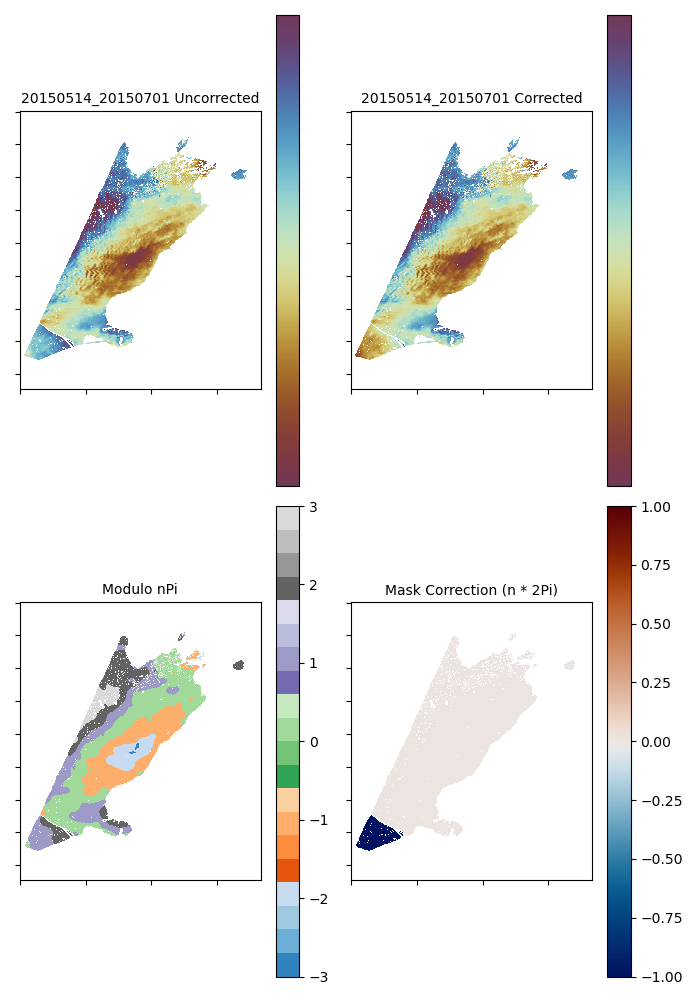
#> input picture LOOPY_lib/github_L01.png, 700 x 1000 px; its folder holds only this picture in this run
$ python -i LOOPY01_find_errors.py   (imports and definitions only)
#> lines starting #> are read from the running program, lines starting #| are printed output that depends on the picture
### LiCSBAS_lib/LiCSBAS_tools_lib.py
#!/usr/bin/env python3
"""
========
Overview
========
Python3 library of time series analysis tools for LiCSBAS.

=========
Changelog
=========
v1.8 20210309 Yu Morishita, GSI
 - Add GPU option to fit2dh (but not recommended)
v1.7 20210205 Yu Morishita, GSI
 - Add cm_insar, cm_isce, get_cmap
v1.6.2 20201225 Yu Morishita, GSI
 - Avoid error when remote file is empty
v1.6.1 20201207 Yu Morishita, GSI
 - Check size and retry if error in download_data
v1.6 20200911 Yu Morishita, GSI
 - STDOUT time and size in download_data
 - Add convert_size
v1.5 20200828 Yu Morishita, GSI
 - Update for matplotlib >= 3.3
 - Use nearest interpolation for insar cmap to avoid aliasing
v1.4 20200703 Yu Morishita, GSI
 - Replace problematic terms
 - Small bug (shift) fix in read_range_geo
v1.3 20200503 Yu Morishita, GSI
 - Update download_data (thanks to sahitono)
v1.2 20200227 Yu Morishita, Uni of Leeds and GSI
 - Add read_point and fit2dh
v1.1 20190916 Yu Morishita, Uni of Leeds and GSI
 - Add read_range_line and read_range_line_geo
v1.0 20190730 Yu Morishita, Uni of Leeds and GSI
 - Original implementation
"""
print('Importing LiCSBAS_tools_lib.py')
import time
begin=time.time()
import os
import sys
import re
#import time
import requests
import dateutil
import datetime as dt
import numpy as np
import warnings
from matplotlib.colors import LinearSegmentedColormap as LSC
from matplotlib import pyplot as plt
import matplotlib.path as path
#import networkx as nx
print('LiCSBAS_tools_lib.py imported in {:.2f}s'.format(time.time() - begin))

with warnings.catch_warnings(): ## To silence user warning about registered colourmaps
    #warnings.simplefilter('ignore', UserWarning)
    warnings.filterwarnings("ignore", category=UserWarning)

#%%
# [329 lines left out: functions bl2xy, comp_size_time, cm_insar, cm_isce, cmap_insar, convert_size and 3 more, not called in this run]


#%%
def get_cmap(cmap_name, cmapN=256):
    """
    Return cmap (LinearSegmentedColormap).
    cmap_name can be:
        - Matplotlib predefined name (e.g. viridis)
        - Scientific colour maps (e.g. SCM.roma)
        - Generic Mapping Tools (e.g. GMT.polar)
        - cmocean (e.g. cmocean.phase)
        - colorcet (e.g. colorcet.CET_C1)
        - cm_insar, cm_isce
    All cmap can be reversed with "_r"
    """
    flag = 0 # mpl
    if cmap_name.startswith('cm_insar'):
        _cmap = cm_insar()
        flag = 1
    elif cmap_name.startswith('cm_isce'):
        _cmap = cm_isce()
        flag = 1
    elif cmap_name.startswith('SCM'):
        import SCM as CMAP
        flag = 2
    elif cmap_name.startswith('GMT'):
        import GMT as CMAP
        flag = 2
    elif cmap_name.startswith('cmocean'):
        import cmocean as CMAP
        flag = 2
    elif cmap_name.startswith('colorcet'):
        import colorcet as CMAP
        flag = 3

    if flag >= 2:
        cmdir = os.path.dirname(CMAP.__file__)
        name = cmap_name.split('.')[1]
        if cmap_name.endswith('_r'):
            name = name[:-2]
        if flag == 2:
            file = os.path.join(cmdir, name, name+'.txt')
            cm_data = np.loadtxt(file)
        elif flag == 3:
            file = os.path.join(cmdir, name+'.csv')
            cm_data = np.loadtxt(file, delimiter=',')
        _cmap = LSC.from_list(name, cm_data)

    if flag >= 1:
        if cmap_name.endswith('_r'):
            _cmap = _cmap.reversed()
        with warnings.catch_warnings(): ## To silence user warning about registered colourmaps
            warnings.filterwarnings("ignore", category=UserWarning)
            plt.cm.register_cmap(name = cmap_name, cmap = _cmap)

    cmap = plt.get_cmap(cmap_name, cmapN)

    return cmap


#%%
# [383 lines left out: functions get_ifgdates, get_patchrow, ifgdates2imdates, ifgdates_to_edges, edges_to_ifgdates, select_ifgs_by_months and 10 more, not called in this run]

### LOOPY_bin/LOOPY01_find_errors.py
#!/usr/bin/env python3
"""
========
Overview
========
This script identifies errors in unwrapped interferograms, and creates a mask
that can be applied to these interferograms before they are then used to
correct other IFGs

New modules needed:
    - scipy
    - pandas
    - numba

===============
Input & output files
===============
Inputs in GEOCml*/ :
 - yyyymmdd_yyyymmdd/
   - yyyymmdd_yyyymmdd.unw[.png]
   - yyyymmdd_yyyymmdd.cc
 - slc.mli.par

Inputs in TS_GEOCml*/ :
 - results/coh_avg  : Average coherence

Outputs in GEOCml*/ :
 - yyyymmdd_yyyymmdd/
   - yyyymmdd_yyyymmdd.mask : Boolean Mask
   - yyyymmdd_yyyymmdd.unw_mask : Masked unwrapped IFG
   - yyyymmdd_yyyymmdd.unw_mask.png : png comparison of unw, npi and mask

Outputs in TS_GEOCml*/ :
 - info/
   - mask_info.txt : Basic stats of mask coverage

=====
Usage
=====
LOOPY01_find_errors.py -d ifgdir [-t tsadir] [-m int] [--reset] [--n_para]

 -d       Path to the GEOCml* dir containing stack of unw data.
 -t       Path to the output TS_GEOCml* dir. (Default: TS_GEOCml*)
 -m       Minimum region size to be used in masking (Default: 1 (No filtering))
 -v       IFG to give verbose timings for (Development option, Default: -1 (not verbose))
 --reset  Remove previous corrections
 --n_para Number of parallel processing (Default: # of usable CPU)

=========
Changelog
=========
v1.1 20220615 Jack McGrath, Uni of Leeds
 - Edit to run from command line
v1.0 20220608 Jack McGrath, Uni of Leeds
 - Original implementation
"""

import os
import re
import sys
import time
import getopt
import warnings
import numpy as np
import pandas as pd
import multiprocessing as multi
import LOOPY_mask_lib as mask_lib
import LOOPY_loop_lib as loop_lib
import LiCSBAS_io_lib as io_lib
import LiCSBAS_tools_lib as tools_lib
import LiCSBAS_plot_lib as plot_lib
from numba import jit, prange
from scipy.ndimage import label
from scipy.interpolate import NearestNDInterpolator


# [1 line that did not run here, left out]

class Usage(Exception):
    """Usage context manager"""
    def __init__(self, msg):
        self.msg = msg

#%% Main
# [175 lines left out: function main, not called in this run]

#%%
def mask_unw_errors(i):
    global begin
    begin=time.time()
    date = ifgdates[i]
    if i==v:
        print('        Starting')#    print('    ({}/{}): {}'.format(i+1, n_ifg, date))
    if os.path.exists(os.path.join(ifgdir,date,date+'.unw_mask')):
        print('    ({}/{}): {}  Mask Exists. Skipping'.format(i+1, n_ifg, date))
        mask_coverage = 0
        return mask_coverage
    else:
        print('    ({}/{}): {}'.format(i+1, n_ifg, date))

    if i==v:
        print('        Loading')


    unw=io_lib.read_img(os.path.join(ifgdir,date,date+'.unw'),length=length, width=width)
    if i==v:
        print('        UNW Loaded {:.2f}'.format(time.time()-begin))

    ref = np.nanmean(unw[refy1:refy2, refx1:refx2])
    if np.isnan(ref):
        print('Invalid Ref Value found. Setting to 0')
        ref = 0

    ifg=unw.copy()
    ifg = ifg-ref #Maybe no need to use a reference - would be better to subtract 0.5 pi or something, incase IFG is already referenced
    if i==v:
        print('        Reffed {:.2f}'.format(time.time()-begin))

    if plot_figures:
        loop_lib.plotmask(ifg,centerz=False,title='UNW')

    #%%
    # data = ifg
    filled_ifg = NN_interp(ifg)
    if i==v:
         print('            filled_ifg  {:.2f}'.format(time.time()-begin))
    npi = (filled_ifg/(tol*np.pi)).round()

    if plot_figures:
        loop_lib.plotmask(filled_ifg,centerz=False,title='UNW interp')
        loop_lib.plotmask(npi,centerz=True,title='UNW/{:.1f}pi interp'.format(tol),cmap='tab20b')

    #%%
    # Find all unique values of npi
    vals= np.unique(npi)
    vals = vals[~np.isnan(vals)]

    # Make tmp array of values where npi == 0, and label (best to start with 0 region for labels)
    tmp=np.zeros((length,width))
    tmp[npi==0] = 1
    if i==v:
        print('        Labelling {:.2f}'.format(time.time()-begin))
    labels, count = label(tmp)
    if i==v:
        print('        ({}/{}): {} regions'.format(i+1, n_ifg, np.nanmax(np.nanmax(labels))))

    labs, counts = np.unique(labels, return_counts=True)
    counts = counts[np.logical_not(labs==0)] # Remove zero label
    labs = labs[np.logical_not(labs==0)] # Remove zero label

    if i==v:
        print('        ({}/{}): unique {:.2f}'.format(i+1, n_ifg, time.time()-begin))
    too_small = np.where(counts < min_size)[0] + 1
    if i==v:
        print('        ({}/{}): too small {:.2f}'.format(i+1, n_ifg, time.time()-begin))
    keep = np.setdiff1d(labs, too_small)
    if i==v:
        print('        ({}/{}): keep {:.2f}'.format(i+1, n_ifg, time.time()-begin))

    ID = 0
    # Remove regions smaller than the min size
    labels[np.isin(labels,too_small)] = 0

    if i==v:
        print('        ({}/{}): remove {:.2f}'.format(i+1, n_ifg, time.time()-begin))

    # Renumber remaining regions
    # print(ID, keep)
    ID_tmp = np.array([*range(ID,len(keep)+ID)]) + 1
    # print(ID_tmp)
    # print('Max Label =', max(labels.flatten()))
    labels, ID = renumber(keep, ID, labels, labels, ID_tmp)
    # print('Max Label2 =', max(labels.flatten()))
    # print('ID =',ID)
#    renumber.parallel_diagnostics(level=4)

    if i==v:
        print('        ({}/{}): renumbered {:.2f}'.format(i+1, n_ifg, time.time()-begin))

    try:
        labels_tmp=np.zeros((length,width,len(vals)),dtype='float32')
    except MemoryError:
        print('        ({}/{}): Memory Error'.format(i+1, n_ifg))

    if i==v:
        print('        ({}/{}): labels_tmp frame made with {} vals {:.2f}'.format(i+1, n_ifg, len(vals), time.time()-begin))
    for ix, val in enumerate(vals):
 #       if i==v:
#            print('        ({}/{}): Label_tmp val {} {:.2f}'.format(i+1, n_ifg, val, time.time()-begin))
        labels_tmp[:,:,ix] = label((npi==val).astype('int'))[0]

    if i==v:
        print('Start numberin regions')
        commence_num = time.time()
    labels, ID = number_regions(vals, npi, labels, ID, i)
    # print('Max Label3 =', max(labels.flatten()))
    if i==v:
        end_num = time.time()
        print('        ({}/{}): number {:.2f}'.format(i+1, n_ifg, end_num-commence_num))


    if i==v:
        print('        Filling holes {:.2f}'.format(time.time()-begin))
    labels=labels.astype('float32')
    labels[np.isnan(coh)] = np.nan
    # print('Max Label4 =', np.nanmax(labels.flatten()))
    if plot_figures:
        loop_lib.plotmask(labels,centerz=False,title='Labelled Groups')

    # Interpolate labels over gaps left by removing regions that are too small (and also apply filter to npi file)
    mask = np.where(labels != 0)

 #   labels = NN_interp_samedata(labels, mask)
#    npi = NN_interp_samedata(npi, mask)
    labels = NN_interp_samedata2(labels, labels, mask)
    # print('Max Label5 =', np.nanmax(labels.flatten()))
    npi = NN_interp_samedata2(npi, labels, mask)
    npi[coh<0.05]=np.nan

    if plot_figures:
        loop_lib.plotmask(npi,centerz=True,title='Filtered UNW/{:.1f}pi interp'.format(tol),cmap='tab20b')
        loop_lib.plotmask(labels,centerz=False,title='Filtered Labelled Groups',cmap='tab20b')

    #%% All regions are now labelled. Now search for neighbour regions to the reference region
    if i==v:
        print('        Prepping DF {:.2f}'.format(time.time()-begin))

    all_regions = prep_df(0, npi, labels) # Allow numba to compile
    # print(all_regions)
    # print(np.unique(labels), len(np.unique(labels)))
#    prep_df.parallel_diagnostics(level=4)
    all_regions = prep_df(ID, npi, labels) # Run efficiently
    # print(all_regions[-10:,:])

    if i==v:
        print('        DF array {:.2f}'.format(time.time()-begin))

    all_regions=pd.DataFrame(all_regions,columns=['Region','Value','Size','Checked'])
    # [5 lines of commented-out code are left out]
    all_regions = all_regions.set_index('Region')
    if i==v:
        print('        DF prepped {:.2f}'.format(time.time()-begin))
    #https://stackoverflow.com/questions/38073433/determine-adjacent-regions-in-numpy-array
    ref_region= labels[refy1,refx1] # number of region whose neighbors we want

    if i==v:
        print('        Finding Ref Neighbours {:.2f}'.format(time.time()-begin))

    all_regions.loc[ref_region,'Checked'] = 2
    neighbours = mask_lib.find_neighbours(ref_region, labels)
    for neighbour in neighbours:
        all_regions.loc[neighbour,'Checked'] = 1
    if i==v:
        print('        Neighbours found {:.2f}'.format(time.time()-begin))


    #%
    region_class=np.zeros((length,width))*np.nan
    ref_val = all_regions.loc[ref_region,'Value']
    errors = pd.DataFrame([],columns=['Region','Value', 'Abs Value','Size','CheckNeighbour'])
    good = pd.DataFrame([],columns=['Region','Value', 'Abs Value','Size','CheckNeighbour'])
    cands = pd.DataFrame([],columns=['Region','Value', 'Abs Value','Size','CheckNeighbour'])
    good.loc[len(good.index)]=[ref_region,ref_val,abs(ref_val),sum(sum(labels==ref_region)),1]
    if i==v:
        print('        Classifying from ref {:.2f}'.format(time.time()-begin))

    good, errors, cands = mask_lib.ClassifyFromGoodRegions(neighbours, good, errors, cands, ref_val, npi, tol, labels)
    #%

    iteration = 1
    while 1 in all_regions['Checked'].values:
        if i==v:
            print('        ({}/{}): {} iterations {:.2f}'.format(i+1, n_ifg, iteration, time.time()-begin))
        errors, cands = class_from_error(errors, all_regions, labels, good, cands, npi)
        # [10 lines of commented-out code are left out]
        good, errors, cands = class_from_good(good, all_regions, labels, errors, cands, npi)
        # [8 lines of commented-out code are left out]


        if plot_figures:
            for region in cands['Region'].values:
                region_class[labels==region] = 0

            for region in good['Region'].values:
                region_class[labels==region] = 1

            for region in errors['Region'].values:
                region_class[labels==region] = -1
            if np.mod(iteration-1,1) == 0:
                loop_lib.plotmask(region_class,centerz=False,title='Region Classifier {}'.format(iteration))
        iteration += 1

        if sum(all_regions['Checked'].values==2) == good.shape[0] + errors.shape[0]:
            if i == v:
                print('        Breaking while loop - only cands left')
            good, errors = class_cand(cands, labels, good, errors)
            # [4 lines of commented-out code are left out]
            if i == v:
                print('        Cand regions classified')
            break
    #%%
    region_class = make_class_map(all_regions.index.values, labels, good['Region'].values, errors['Region'].values, length, width)
    # region_class=np.zeros((length,width)).astype('float32')*np.nan

    # for region in all_regions.index:
    #     if region in good['Region'].values:
    #         region_class[labels==region] = 1
    #     elif region in errors['Region'].values:
    #         region_class[labels==region] = -1
    #     else: # For any isolated regions
    #         region_class[labels==region] = 0

    if plot_figures:
        loop_lib.plotmask(region_class,centerz=False,title='Final Region Classifier')

    # plot_lib.make_im_png(region_class, os.path.join(ifgdir,date,date+'.mask.png'), 'viridis', 'Unwrapping Error Mask - {} Iterations'.format(iteration), cbar=False)
    # plot_lib.make_im_png(npi, os.path.join(ifgdir,date,date+'.npi.png'), 'tab20b', 'Interpolated unw/{:1}pi'.format(tol), cbar=True)
    title3 = ['Original unw', 'Interpolated unw/{:1}pi'.format(tol),'Unwrapping Error Mask - {} Iterations'.format(iteration)]

    region_class[np.isnan(unw)] = np.nan
    mask_lib.make_unw_npi_mask_png([unw, npi,region_class], os.path.join(ifgdir,date,date+'.mask.png'), [insar,'tab20c','viridis'], title3)
    # mask_lib.make_npi_mask_png([npi,region_class], os.path.join(ifgdir,date,date+'.mask2.png'), ['tab20c','viridis'], title3[1:])
    # region_class.tofile(os.path.join(ifgdir,date,date+'.mask'))
    #%% Save Masked UNW to save time in corrections
    mask_coverage = sum(sum(region_class==-1))
    masked = unw.copy().astype('float32')
    masked[region_class == -1] = np.nan
    region_class[region_class==1]=0
    if i==v:
        print('        Writing maskfile {:.2f}'.format(time.time()-begin))
        print('            ' + os.path.join(ifgdir,date,date+'.mask'))
        print('            ' + os.path.join(ifgdir,date,date+'.unw_mask'))


    region_class.astype('bool').tofile(os.path.join(ifgdir,date,date+'.mask'))
    masked.tofile(os.path.join(ifgdir,date,date+'.unw_mask'))
    print('            ' + os.path.join(ifgdir,date,date+'.unw_mask written'))
    return mask_coverage

#%%
# [183 lines left out: functions NN_interp, NN_interp_samedata, NN_interp_samedata2, numba_regions, number_regions, renumber and 5 more, not called in this run]

#%% main
# [2 lines not run here, left out]

>>> import cv2
>>> picture = cv2.imread('../LOOPY_lib/github_L01.png', cv2.IMREAD_GRAYSCALE)
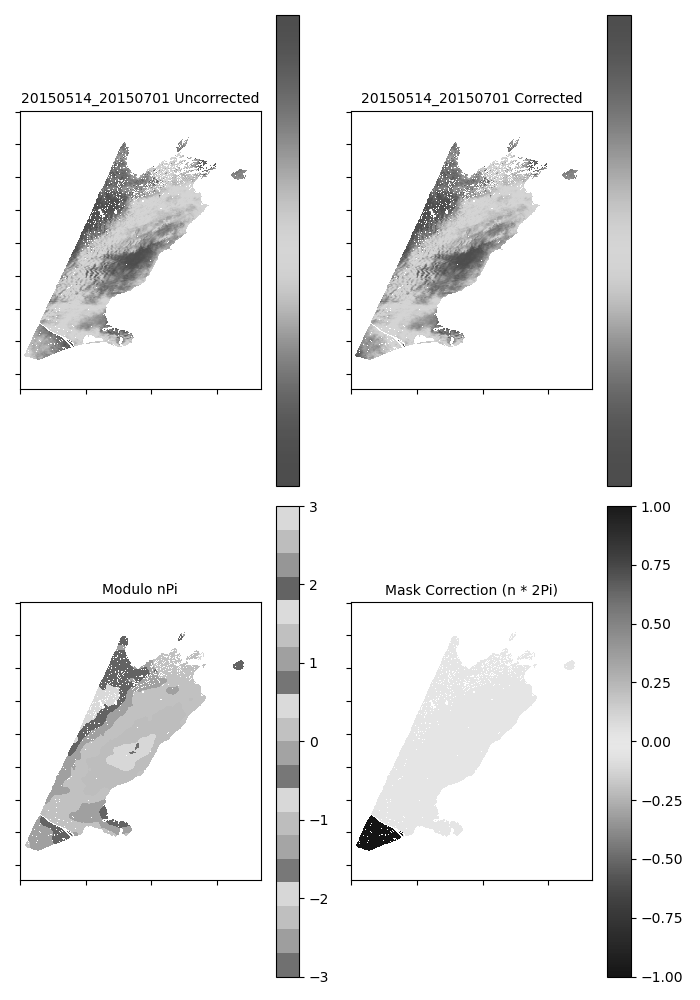
#> picture: shape (1000, 700); min 0, max 255, mean 236.9
#> (the run stopped early here; a loop or call above may not have finished)

$ run again, on LOOPY_lib/github_L04.png
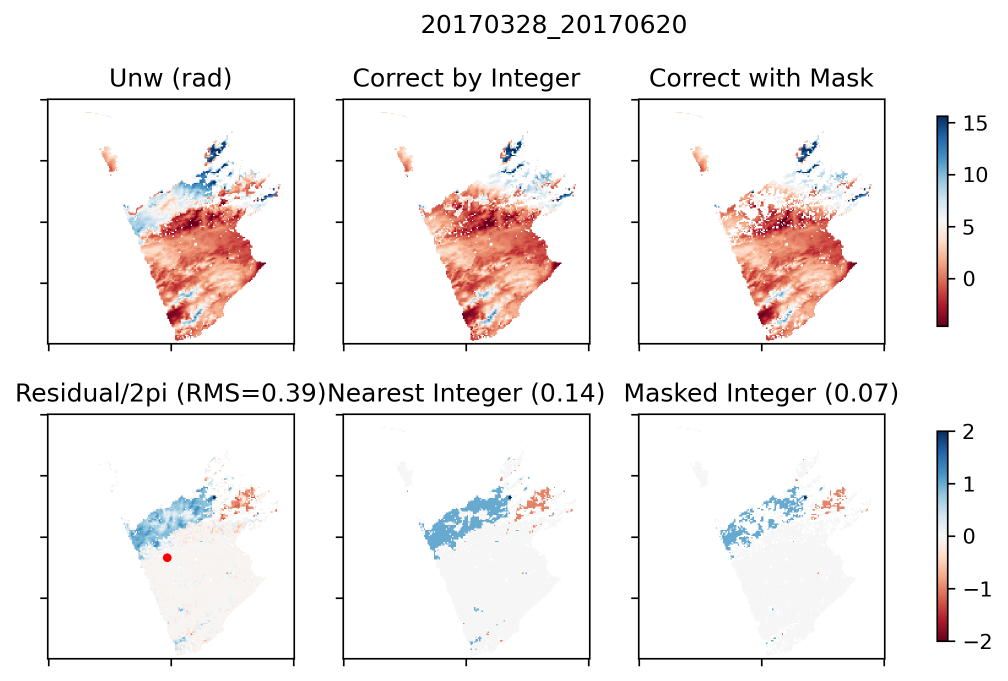
#> input picture LOOPY_lib/github_L04.png, 2015 x 1362 px (shown at 1/2 size)
#> `picture = cv2.imread('../LOOPY_lib/github_L01.png', cv2.IMREAD_GRAYSCA..`:
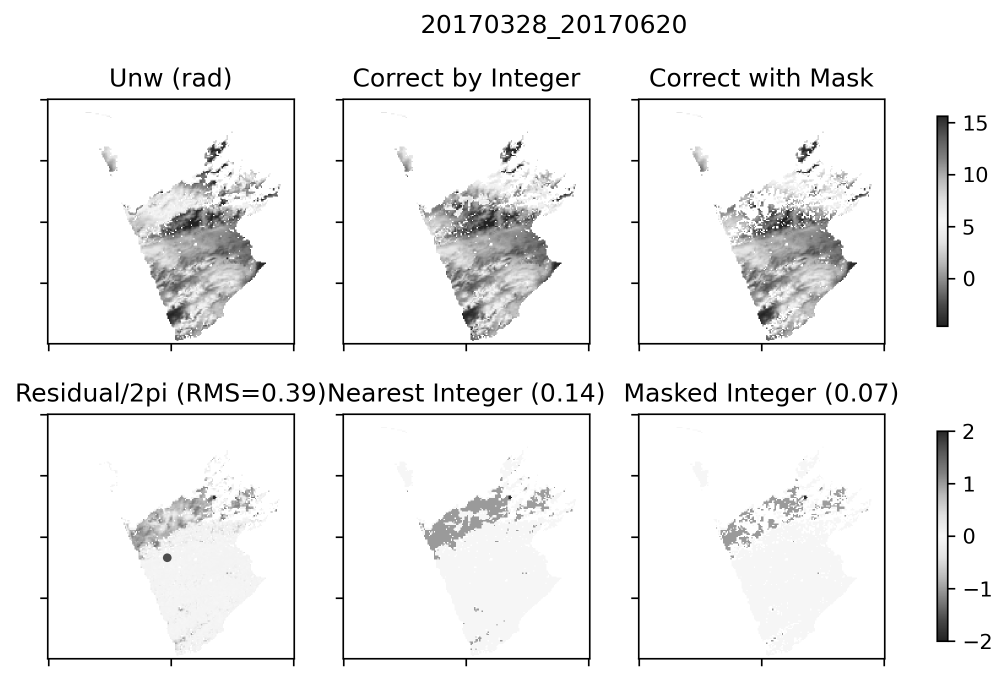
#> picture: shape (1362, 2015) (shown at 1/2 size); min 0, max 255, mean 239.9
